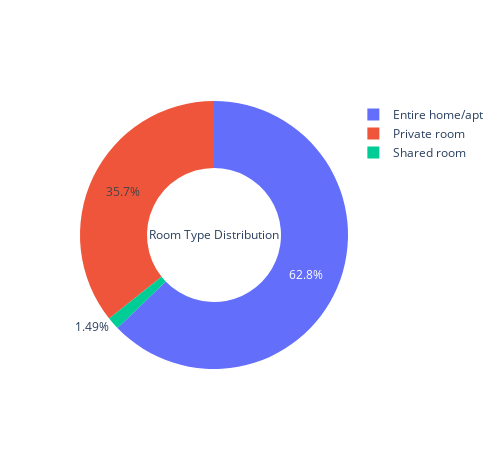

Notebook source saved alongside this figure:
### Code cell
#PIE Chart for the room type
Roomdf=Airbnb1.groupby('Room_type').Id.count()
Roomdf=Roomdf.reset_index()
Roomdf=Roomdf.rename(columns={'Id':'Total_listed'})
label=Roomdf['Room_type']
values=Roomdf['Total_listed']
fig=go.Figure(data=[go.Pie(labels=label,values=values,hole=.5,title="Room Type Distribution")])
fig.update_layout(width=500,height=450)
fig.show()

### Figure 1 — Plotly figure (JSON) as saved in the notebook; plotly's stock layout.template omitted (floating-point values rounded to 4 significant figures)
{"data": [{"hole": 0.5, "labels": ["Entire home/apt", "Private room", "Shared room"], "title": {"text": "Room Type Distribution"}, "type": "pie", "values": [3489, 1983, 83]}], "layout": {"height": 450, "width": 500}}
